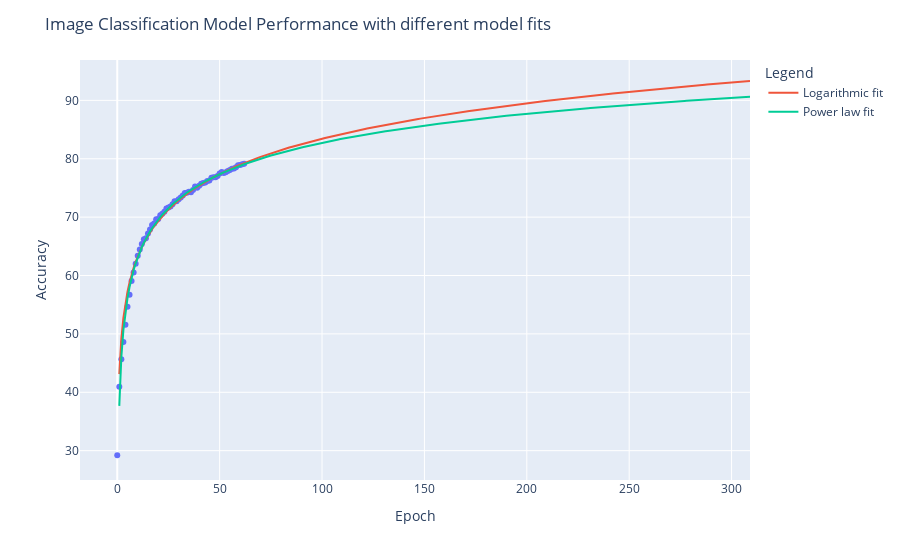

Notebook code cell kept with this figure:
### Code cell
# Extract step and bbox/AP columns
steps = df['epoch'].values
acc_scores = df['val/acc1'].values

n = len(steps)
weights = np.linspace(1, 10, n)
sigma = 1 / weights

# Fit the functions
popt_log, _ = curve_fit(log_func, steps[1:], acc_scores[1:], sigma=sigma[1:])
popt_log_linear, _ = curve_fit(log_linear_func, steps[1:], acc_scores[1:], sigma=sigma[1:])
popt_power, _ = curve_fit(power_func, steps[1:], acc_scores[1:], p0=[50, 50, 0.1], sigma=sigma[1:])
# popt_rational, _ = curve_fit(rational_func, steps, acc_scores, p0=[50, 50, 0.1], sigma=sigma)
# popt_generalized_log, _ = curve_fit(generalized_log, steps, acc_scores, p0=[50, 50, 0.1, 1])
# popt_modified_log_linear, _ = curve_fit(modified_log_linear, steps, acc_scores, p0=[50, 50, 0.1], maxfev=5000)

print("params", popt_log_linear)


# Generate points for the fitted curves
x_fit = np.arange(steps[1], 310, 1)
y_fit_log = log_func(x_fit, *popt_log)
print(x_fit)
y_fit_log_linear = log_linear_func(x_fit, *popt_log_linear)
y_fit_power = power_func(x_fit, *popt_power)
# y_fit_rational = rational_func(x_fit, *popt_rational)
# y_fit_generalized_log = generalized_log(x_fit, *popt_generalized_log)
# y_fit_modified_log_linear = modified_log_linear(x_fit, *popt_modified_log_linear)

# Create forecasts
future_steps = np.array([70, 80, 90, 100, 110, 300, 330])
log_forecast = log_func(future_steps, *popt_log)
log_linear_forecast = log_linear_func(future_steps, *popt_log_linear)
power_forecast = power_func(future_steps, *popt_power)
# rational_forecast = rational_func(future_steps, *popt_rational)
# generalized_log_forecast = generalized_log(future_steps, *popt_generalized_log)
# modified_log_linear_forecast = modified_log_linear(future_steps, *popt_modified_log_linear)

fig = px.scatter(df, x="epoch", y="val/acc1")

# Update layout
fig.update_layout(
    title='Image Classification Model Performance with different model fits',
    xaxis_title='Epoch',
    yaxis_title='Accuracy',
    legend_title='Legend',
    hovermode="x"
)
print("x_fit", x_fit)
print("y_fit_log", y_fit_log)
fig.add_scatter(x=x_fit, y=y_fit_log, mode='lines', name='Logarithmic fit')
# fig.add_scatter(x=x_fit, y=y_fit_log_linear, mode='lines', name='Log-Linear fit')
fig.add_scatter(x=x_fit, y=y_fit_power, mode='lines', name='Power law fit')
# fig.add_scatter(x=x_fit, y=y_fit_rational, mode='lines', name='Rational fit')
# fig.add_scatter(x=x_fit, y=y_fit_generalized_log, mode='lines', name='Generalized Log fit')
# fig.add_scatter(x=x_fit, y=y_fit_modified_log_linear, mode='lines', name='Modified Log-Linear fit')
fig.show()

# Print forecasts
print("Logarithmic Forecast:")
for step, forecast in zip(future_steps, log_forecast):
    print(f"Step {step}: {forecast:.4f}")

print("\nLog-Linear Forecast:")
for step, forecast in zip(future_steps, log_linear_forecast):
    print(f"Step {step}: {forecast:.4f}")

print("\nPower law Forecast:")
for step, forecast in zip(future_steps, power_forecast):
    print(f"Step {step}: {forecast:.4f}")

plt.show()

# Calculate Mean Squared Error for each model
def mse(y_true, y_pred):
    return np.mean((y_true - y_pred)**2)

mse_log = mse(acc_scores[1:], log_func(steps[1:], *popt_log))
mse_log_linear = mse(acc_scores[1:], log_linear_func(steps[1:], *popt_log_linear))
mse_power = mse(acc_scores[1:], power_func(steps[1:], *popt_power))


print("\nMean Squared Error:")
print(f"Logarithmic: {mse_log:.6f}")
print(f"Power law: {mse_power:.6f}")
print(f"Log linear: {mse_log_linear:.6f}")

### Figure 1 — Plotly figure (JSON) as saved in the notebook; plotly's stock layout.template omitted (floating-point values rounded to 4 significant figures; data arrays with more than 128 entries replaced by an {"elided": "..."} marker saying what was removed)
{"data": [{"hovertemplate": "epoch=%{x}<br>val/acc1=%{y}<extra></extra>", "legendgroup": "", "marker": {"color": "#636efa", "symbol": "circle"}, "mode": "markers", "name": "", "orientation": "v", "showlegend": false, "type": "scatter", "x": [0, 1, 2, 3, 4, 5, 6, 7, 8, 9, 10, 11, 12, 13, 14, 15, 16, 17, 18, 19, 20, 21, 22, 23, 24, 25, 26, 27, 28, 29, 30, 31, 32, 33, 34, 35, 36, 37, 38, 39, 40, 41, 42, 43, 44, 45, 46, 47, 48, 49, 50, 51, 52, 53, 54, 55, 56, 57, 58, 59, 60, 61, 62], "xaxis": "x", "y": [29.22, 40.96, 45.67, 48.61, 51.57, 54.63, 56.72, 59.06, 60.52, 62.03, 63.38, 64.47, 65.39, 66.23, 66.39, 67.18, 67.89, 68.65, 68.92, 69.64, 69.66, 70.33, 70.6, 70.93, 71.49, 71.64, 71.82, 72.22, 72.71, 72.71, 73.06, 73.36, 73.69, 74.12, 74.19, 74.34, 74.26, 74.64, 75.27, 75.04, 75.39, 75.72, 75.84, 75.95, 76.21, 76.27, 76.75, 76.84, 76.81, 77.04, 77.46, 77.71, 77.57, 77.7, 77.9, 78.05, 78.3, 78.35, 78.55, 78.89, 78.94, 79.07, 79.16], "yaxis": "y"}, {"mode": "lines", "name": "Logarithmic fit", "type": "scatter", "x": {"elided": "309 int values"}, "y": {"elided": "309 float values"}}, {"mode": "lines", "name": "Power law fit", "type": "scatter", "x": {"elided": "309 int values"}, "y": {"elided": "309 float values"}}], "layout": {"hovermode": "x", "legend": {"title": {"text": "Legend"}, "tracegroupgap": 0}, "margin": {"t": 60}, "title": {"text": "Image Classification Model Performance with different model fits"}, "xaxis": {"anchor": "y", "domain": [0, 1], "title": {"text": "Epoch"}}, "yaxis": {"anchor": "x", "domain": [0, 1], "title": {"text": "Accuracy"}}}}
